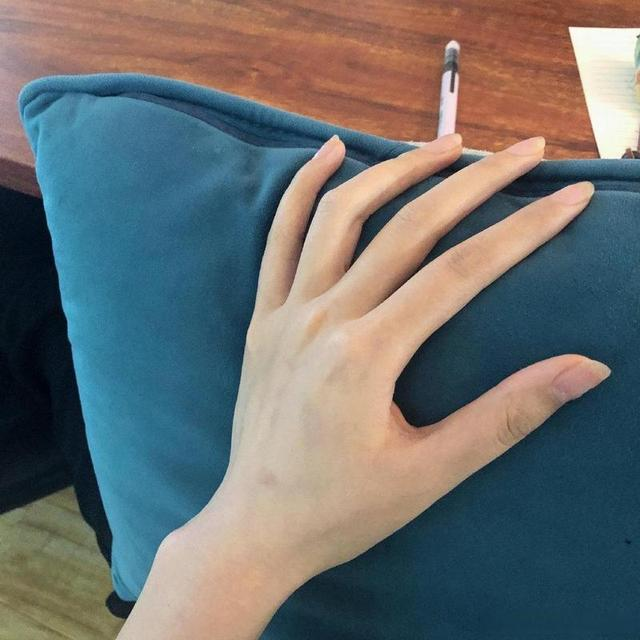
#> input picture edt/input/uu.jpeg, 640 x 640 px; its folder holds only this picture in this run
$ python edt.py -i input/uu.jpeg
#> lines starting #> are read from the running program, lines starting #| are printed output that depends on the picture; after the words box and inside, x2 and y2 are one past the last pixel; in counts of white or black regions, pixels touching at a corner belong together
"""
EDT (Euclidean Distance Transform) 项目

EDT（欧几里得距离变换）简介：
    计算图像中每个像素到最近零像素（背景/边缘）的距离

原理：
    对于二值图像，EDT将每个前景像素的值替换为该像素到最近背景像素的欧几里得距离

应用场景：
    - 计算机图形学：字体渲染、抗锯齿
    - 图像处理：骨架提取、形态学操作
    - 目标检测：锚框生成、中心点检测
    - 路径规划：距离场构建
    - 碰撞检测：空间距离计算

算法方法：
    1. 穷举法：每个像素遍历所有零像素，O(n²m²) 时间复杂度
    2. BFS扩散法：使用队列扩散，每个像素只访问一次，O(nm) 时间复杂度
    3. 扫描线算法（两遍DP）：利用动态规划，O(nm) 时间复杂度
    4. 两步法2D EDT：先水平扫描，再垂直扫描
    5. 基于Voronoi图的算法：更高效但实现复杂
"""

import numpy as np
import cv2
import matplotlib.pyplot as plt
from pathlib import Path
from collections import deque


# [26 lines left out: function edt_exhaustive, not called in this run]


def edt_bfs(binary_image):
    """
    BFS扩散法计算EDT（推荐的教学算法）

    原理：
        1. 将所有边缘像素（值为0）加入队列，距离设为0
        2. 从队列中取出像素，向四周扩散
        3. 每个被访问的像素，其距离 = 父像素距离 + 步长
        4. 由于使用BFS（队列），先访问到的路径一定是最短的

    重要：binary中0表示"边缘"，非0表示"内部/前景"
          EDT计算每个非0像素到最近0像素的距离

    特点：
        - 每个像素只访问一次
        - 时间复杂度 O(n × m)
        - 空间复杂度 O(n × m)

    参数：
        binary_image: np.array (H, W) - 二值图像，0为边缘，非0为前景

    返回：
        distance_map: np.array (H, W) - 距离变换结果
    """
    H, W = binary_image.shape
    distance_map = np.full((H, W), np.inf)

    # 初始化队列和距离图
    q = deque()

    # 将所有边缘像素（值为0）加入队列
    # 这些像素的距离为0
    for i in range(H):
        for j in range(W):
            if binary_image[i, j] == 0:
                distance_map[i, j] = 0
                q.append((i, j))

    # 4邻域方向：上、下、左、右
    # 也可以使用8邻域，包含对角方向
    directions_4 = [(-1, 0), (1, 0), (0, -1), (0, 1)]
    # 8邻域方向
    directions_8 = [(-1, 0), (1, 0), (0, -1), (0, 1),
                    (-1, -1), (-1, 1), (1, -1), (1, 1)]

    # 使用8邻域可以获得更准确的欧几里得距离
    directions = directions_8

    # BFS扩散
    while q:
        i, j = q.popleft()

        # 当前像素的距离
        current_dist = distance_map[i, j]

        # 向四周扩散
        for di, dj in directions:
            ni, nj = i + di, j + dj

            # 检查边界
            if 0 <= ni < H and 0 <= nj < W:
                # 计算新距离（使用欧几里得度量）
                # 8邻域：对角线距离为sqrt(2)，其他为1
                if abs(di) + abs(dj) == 2:  # 对角线
                    step_dist = np.sqrt(2)
                else:  # 水平或垂直
                    step_dist = 1.0

                new_dist = current_dist + step_dist

                # 只更新距离更小的路径（首次访问时一定是最短的）
                if new_dist < distance_map[ni, nj]:
                    distance_map[ni, nj] = new_dist
                    q.append((ni, nj))

    return distance_map


# [99 lines left out: functions edt_bfs_4connected, edt_two_pass, edt_scipy, not called in this run]


def compute_edt(input_path, output_dir=None, method='bfs', visualize=True):
    """
    计算图像的EDT

    参数：
        input_path: str - 输入图像路径
        output_dir: str - 输出目录，None则不保存
        method: str - 算法选择：'scipy', 'bfs', 'bfs_4', 'two_pass', 'exhaustive'
        visualize: bool - 是否可视化结果

    返回：
        distance_map: np.array - EDT结果
    """
#> called with input_path = 'input/uu.jpeg', output_dir = 'output', method = 'bfs', visualize = True
    image = cv2.imread(input_path, cv2.IMREAD_GRAYSCALE)
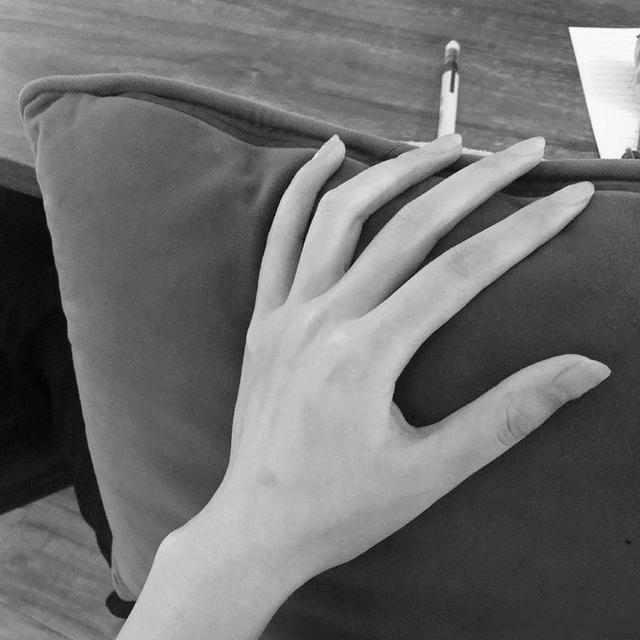
#> image: shape (640, 640); min 0, max 255, mean 110.4

    if image is None:
        raise ValueError(f"无法读取图像: {input_path}")

    print(f"读取图像: {input_path}")
    print(f"图像尺寸: {image.shape}")
#| 图像尺寸: (640, 640)
    print(f"使用算法: {method}")

    # 转换为二值图像
    # 白色(255)为前景，非白色为背景(0)
    _, binary = cv2.threshold(image, 127, 1, cv2.THRESH_BINARY)
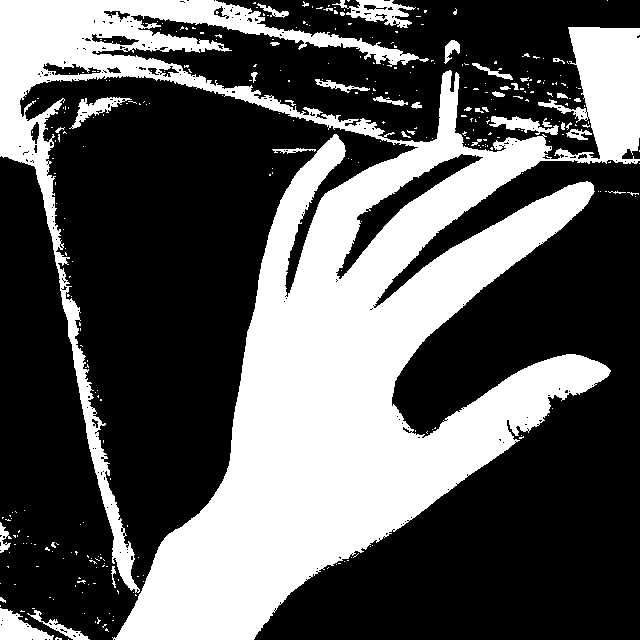
#> binary: shape (640, 640); values 0 (black) and 1 (white), 35.5% white; 342 white regions (303 under 20 px), largest, box (x1, y1, x2, y2) and area: (0, 0, 640, 640) 138847, (332, 0, 416, 28) 1021, (0, 608, 54, 640) 952

    # 计算EDT
    if method == 'scipy':
        distance_map = edt_scipy(binary)
    elif method == 'bfs':
        distance_map = edt_bfs(binary)
#> after the loop in edt_bfs, `for i in range(H):`: distance_map: shape (640, 640) float64; 35.54% of the values are NaN or infinite; the others: min 0, max 0, mean 0
#> after the loop in edt_bfs, `while q:`:
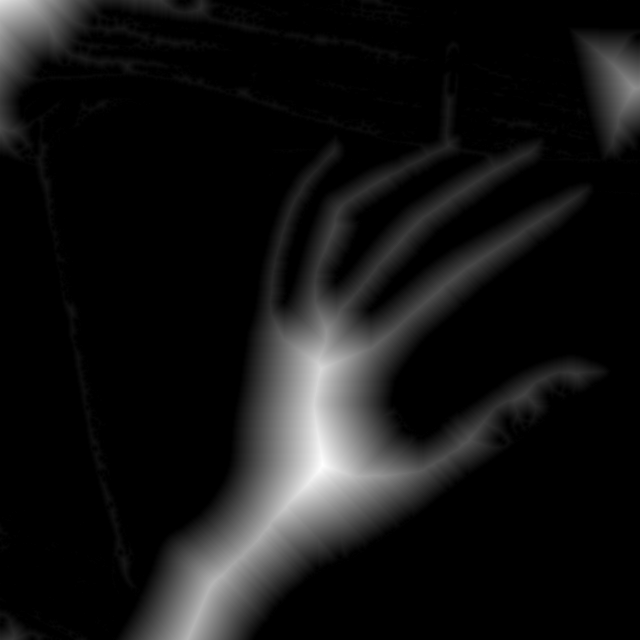
#> distance_map: shape (640, 640) float64; min 0, max 94, mean 7.5; drawn with min black and max white
    elif method == 'bfs_4':
        distance_map = edt_bfs_4connected(binary)
    elif method == 'two_pass':
        distance_map = edt_two_pass(binary)
    elif method == 'exhaustive':
        distance_map = edt_exhaustive(binary)
    else:
        raise ValueError(f"未知算法: {method}")

    print(f"距离范围: [{distance_map.min():.2f}, {distance_map.max():.2f}]")
#| 距离范围: [0.00, 94.00]

    # 保存结果
    if output_dir is not None:
        output_path = Path(output_dir)
        output_path.mkdir(parents=True, exist_ok=True)

        normalized = (distance_map / distance_map.max() * 255).astype(np.uint8)
        cv2.imwrite(str(output_path / 'edt_output.png'), normalized)

        colored = colormap_edt(distance_map)
        cv2.imwrite(str(output_path / 'edt_colored.png'), colored)

        print(f"结果已保存到: {output_dir}")

    # 可视化
    if visualize:
        fig, axes = plt.subplots(1, 3, figsize=(15, 5))

        axes[0].imshow(image, cmap='gray')
        axes[0].set_title('Input Image')
        axes[0].axis('off')

        axes[1].imshow(distance_map, cmap='gray')
        axes[1].set_title('EDT (Grayscale)')
        axes[1].axis('off')

        axes[2].imshow(colormap_edt(distance_map))
        axes[2].set_title('EDT (Colormap)')
        axes[2].axis('off')

        plt.tight_layout()
        plt.show()

    return distance_map


def colormap_edt(distance_map, mode='jet'):
    """
    将EDT结果转换为伪彩色图像
    """
#> called with mode = 'jet'
    normalized = distance_map / (distance_map.max() + 1e-10)
    cmap = plt.get_cmap(mode)
    colored = cmap(normalized)
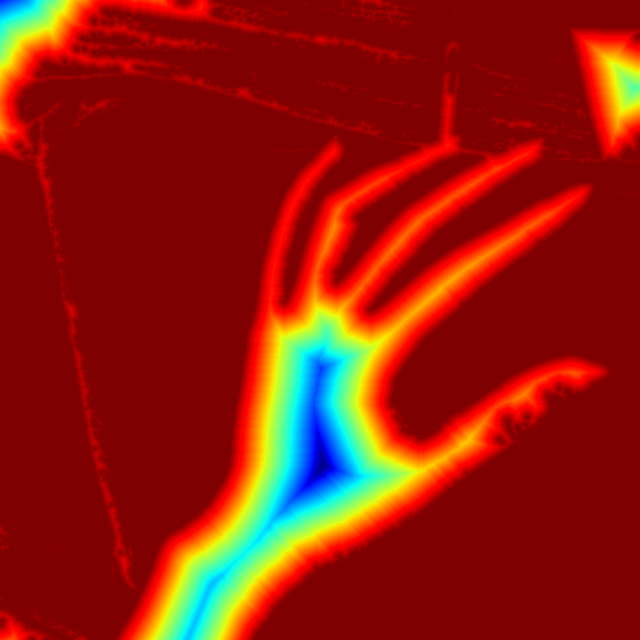
#> colored: shape (640, 640, 4) float64; mean of channels 0, 1, 2, 3 0.0515, 0.113, 0.577, 1; drawn as B, G, R
    colored = (colored[:, :, :3] * 255).astype(np.uint8)
#> colored: shape (640, 640, 3)
    return colored


# [70 lines left out: functions batch_process, compare_algorithms, not called in this run]


if __name__ == "__main__":
    import argparse

    parser = argparse.ArgumentParser(description='EDT (Euclidean Distance Transform)')
    parser.add_argument('--input', '-i', type=str, help='输入图像路径')
    parser.add_argument('--output', '-o', type=str, default='output', help='输出目录')
    parser.add_argument('--method', '-m', type=str, default='bfs',
                        choices=['scipy', 'bfs', 'bfs_4', 'two_pass', 'exhaustive'],
                        help='EDT算法')
    parser.add_argument('--batch', '-b', action='store_true', help='批量处理模式')
    parser.add_argument('--compare', '-c', action='store_true', help='对比所有算法')

    args = parser.parse_args()

    if args.compare:
        # 创建测试图像并对比算法
        H, W = 200, 200
        test_image = np.zeros((H, W), dtype=np.uint8)
        cv2.circle(test_image, (100, 100), 50, 255, -1)
        cv2.rectangle(test_image, (30, 30), (80, 80), 255, -1)
        _, binary = cv2.threshold(test_image, 127, 1, cv2.THRESH_BINARY)
        compare_algorithms(binary)
    elif args.batch:
        batch_process('input', args.output, args.method)
    elif args.input:
        compute_edt(args.input, args.output, args.method)
    else:
        print("EDT 项目")
        print("=" * 50)
        print("使用方法:")
        print("  python edt.py -i input/image.png -o output/")
        print("  python edt.py -b  # 批量处理")
        print("  python edt.py -c  # 对比所有算法")
        print()
        print("可用算法:")
        print("  scipy     - 使用scipy库（最快最准确）")
        print("  bfs       - BFS扩散法8邻域（推荐）")
        print("  bfs_4     - BFS扩散法4邻域")
        print("  two_pass  - 两遍扫描算法")
        print("  exhaustive - 穷举法（教学用）")
